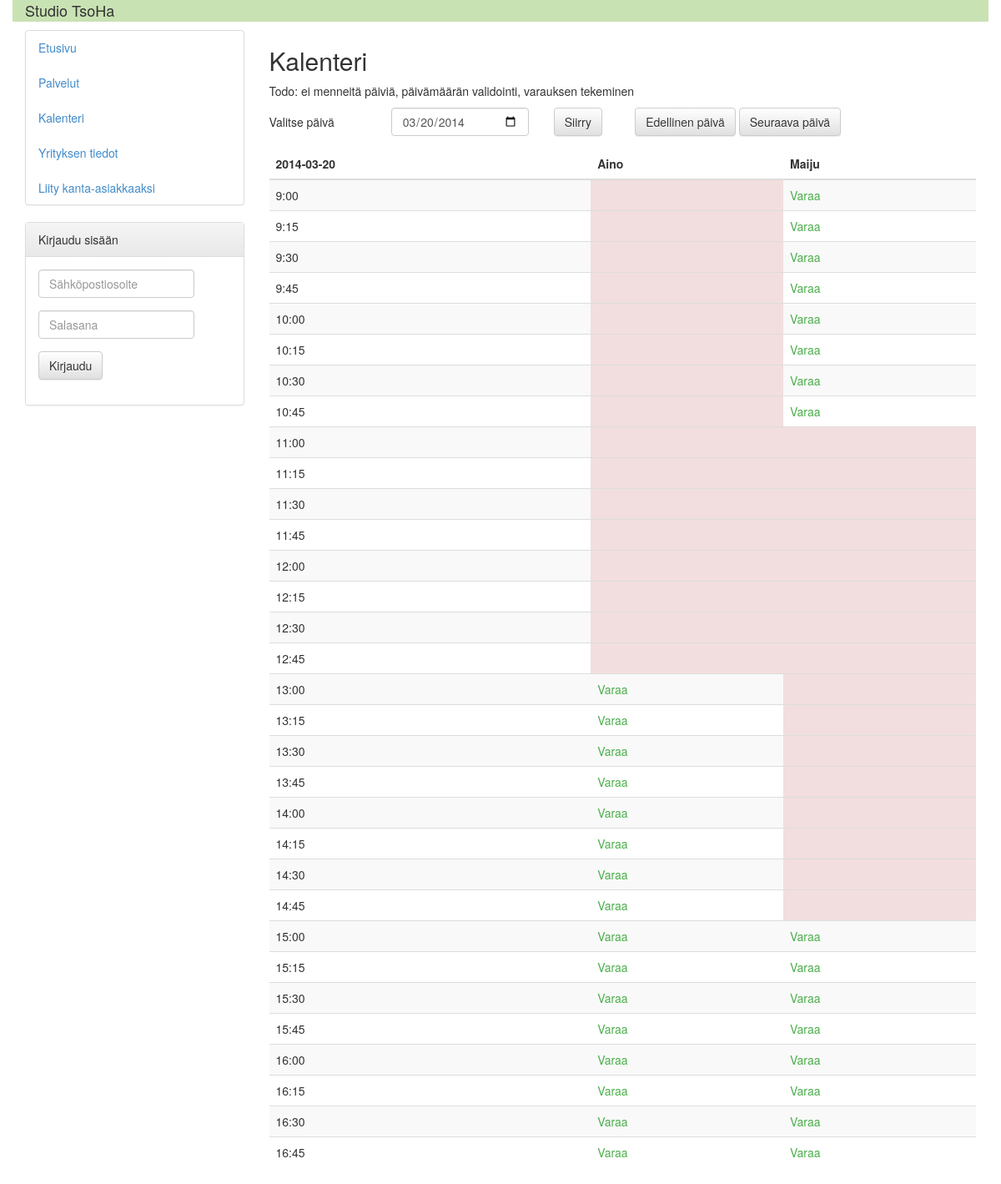
/kalenteri.php?palvelu=1, run on the app's committed database.
### tables this page shows
CREATE TABLE tyontekija
(
    tunnus int(11) NOT NULL AUTO_INCREMENT,
    sahkoposti varchar(100) NOT NULL,
    nimi varchar(100) NOT NULL,
    johtaja tinyint(1) NOT NULL DEFAULT 0,
    kuvaus varchar(200),
    salasana char(32) NOT NULL,
    PRIMARY KEY (tunnus),
    UNIQUE KEY sahkoposti (sahkoposti)
);

### libs/yleiset.php (called while the page is built, shortened)
<?php
require_once 'libs/tietokantayhteys.php';
require_once 'libs/models/tyontekija.php';
function naytaNakyma($sivu, $data = array()) {
    $data = (object)$data;
    require 'views/pohja.php';
    exit();
}

### kalenteri.php (called while the page is built, shortened)
<?php
require_once 'libs/yleiset.php';
if(isset($_GET['palvelu'])) {
    $palvelu_id = $_GET['palvelu'];
}
if(isset($_GET['paivamaara'])) {
    if(isset($_GET['edellinen'])) {
        $paivamaara = date('Y-m-d',strtotime($_GET['paivamaara'] . ' - 1 day'));
    } elseif (isset($_GET['seuraava'])) {
        $paivamaara = date('Y-m-d',strtotime($_GET['paivamaara'] . ' + 1 day'));
    } else {
        $paivamaara = $_GET['paivamaara'];
    }
} else {
    $paivamaara = "2014-03-20";
}
$tyontekijat = Tyontekija::haePalveluntarjoajat($palvelu_id);
$tyoajat = array();
for($tunti = tyoaikaAlkaa; $tunti < tyoaikaLoppuu; $tunti++) {
    for($minuutti = 00; $minuutti < 60; $minuutti += 15) {
        $tyoajat[] = array(
            'tunti' => $tunti,
            'minuutti' => $minuutti
        );
    }
}
naytaNakyma('kalenteri.php', array(
    'tyontekijat' => $tyontekijat,
    'tyoajat' => $tyoajat,
    'palvelu' => $palvelu_id,
    'paivamaara' => $paivamaara
));

### libs/models/tyontekija.php (called while the page is built, shortened)
<?php
class Tyontekija {
    private $tunnus;
    private $nimi;
    private $kalenteri;
    public function getNimi() {
        return $this->nimi;
    }
    public function setTunnus($tunnus) {
        $this->tunnus = $tunnus;
    }
    public function setNimi($nimi) {
        $this->nimi = $nimi;
    }
    public function getKalenteri() {
        return $this->kalenteri;
    }
    public function lataaKalenteri($paivamaara) {
        $sql = "SELECT aloitusaika, kesto FROM varaus WHERE tyontekija = $this->tunnus AND paivamaara = ?";
        $kysely = getTietokantayhteys()->prepare($sql);
        $kysely->execute(array($paivamaara));
        $kalenteri = array();
        foreach($kysely->fetchAll(PDO::FETCH_OBJ) as $tulos) {
            $aika = explode(":",$tulos->aloitusaika);
            $aikaajaljella = $tulos->kesto;
            while($aikaajaljella > 0) {
                $kalenteri[(int)$aika[0]][(int)$aika[1]] = true;
                $aika[1] += 15;
                if($aika[1] == 60) {
                    $aika[0]++;
                    $aika[1] = 0;
                }
                $aikaajaljella -= 15;
            }
        }
        $this->kalenteri = $kalenteri;
    }
    public static function haeTyontekija($id) {
        $sql = "SELECT * FROM tyontekija WHERE tunnus = ? LIMIT 1";
        $kysely = getTietokantayhteys()->prepare($sql);
        $kysely->execute(array($id));
        $tulos = $kysely->fetchObject();
        if ($tulos == null) {
            return null;
        } else {
            $tyontekija = new Tyontekija();
            $tyontekija->setTunnus($tulos->tunnus);
            $tyontekija->setSahkoposti($tulos->sahkoposti);
            $tyontekija->setNimi($tulos->nimi);
            $tyontekija->setJohtaja($tulos->johtaja);
            $tyontekija->setKuvaus($tulos->kuvaus);
            $tyontekija->setSalasana($tulos->salasana);
            return $tyontekija;
        }
    }
    public static function haePalveluntarjoajat($palvelu_id = 0) {
        if($palvelu_id != 0) {
            $sql = "SELECT tyontekija FROM palveluntarjoaja WHERE palvelu = ?";
        } else {
            $sql = "SELECT tunnus AS tyontekija FROM tyontekija";
        }
        $kysely = getTietokantayhteys()->prepare($sql);
        $kysely->execute(array($palvelu_id));
        $palveluntarjoajat = array();
        foreach($kysely->fetchAll(PDO::FETCH_OBJ) as $tulos) {
            $palveluntarjoajat[] = Tyontekija::haeTyontekija($tulos->tyontekija);
        }
        return $palveluntarjoajat;
    }
}

### libs/tietokantayhteys.php (called while the page is built, shortened)
<?php
function getTietokantayhteys() {
    static $yhteys = null;
    if ($yhteys === null) {
        $yhteys = new PDO("mysql:host=$osoite;dbname=$tietokanta", $kayttajanimi, $salasana, array(PDO::MYSQL_ATTR_INIT_COMMAND => "SET NAMES 'utf8'"));
        $yhteys->setAttribute(PDO::ATTR_ERRMODE, PDO::ERRMODE_EXCEPTION);
    }
    return $yhteys;
}

### views/kalenteri.php (the view, shortened to what this page needs)
<h2>Kalenteri</h2>
<p>Todo: ei menneitä päiviä, päivämäärän validointi, varauksen tekeminen</p>
<div class="row">
    <form class="form-horizontal" role="form" action="kalenteri.php" method="GET">
        <div class="col-md-2">
            <h5>Valitse päivä</h5>
        </div>
        <div class="col-md-4">
            <div class="form-group">
                <div class="col-md-8">
                    <input type="date" class="form-control" id="pvm" name="paivamaara" value="<?php echo $data->paivamaara; ?>">
                </div>
                <div class="col-md-3">
                    <button type="submit" name="siirry" class="btn btn-default">Siirry</button>
                </div>
            </div>
        </div>
        <div class="col-md-5">
            <button type="submit" name="edellinen" class="btn btn-default">Edellinen päivä</button>
            <button type="submit" name="seuraava" class="btn btn-default">Seuraava päivä</button>
        </div>
    </form>
</div>
<table class="table table-striped">
    <thead>
        <tr>
            <th><?php echo $data->paivamaara; ?></th>
            <?php
                foreach ($data->tyontekijat as $tyontekija) { ?>
                <th><?php echo $tyontekija->getNimi(); ?></th>
            <?php }
            ?>
        </tr>
    </thead>
    <tbody>
        <?php
        foreach ($data->tyoajat as $aika) {
            echo '<tr><td>' . $aika['tunti'] . ':' . sprintf('%02s',$aika['minuutti']) . '</td>';
            foreach ($data->tyontekijat as $tyontekija) {
                if($tyontekija->getKalenteri()[$aika['tunti']][$aika['minuutti']]) {
                    echo '<td class="danger"></td>';
                } else {
                    echo '<td><a href="varaus.php" class="vihrea">Varaa</a></td>';
                }
            }
            echo '</tr>';
        }
        ?>
    </tbody>
</table>

### css/main.css (style rules this page uses)
a.vihrea { color: #4cae4c; }

### data on the page
tyontekija: nimi "Aino", shows "Varaa"
tyontekija: nimi "Maiju", shows "Varaa"

### other printed values
$data->paivamaara "2014-03-20"
$aika['tunti'] "9"
$aika['minuutti'] "00"
$aika['minuutti'] "15"
$aika['minuutti'] "30"
$aika['minuutti'] "45"
$aika['tunti'] "10"
$aika['tunti'] "11"
$aika['tunti'] "12"
$aika['tunti'] "13"
$aika['tunti'] "14"
$aika['tunti'] "15"
$aika['tunti'] "16"
